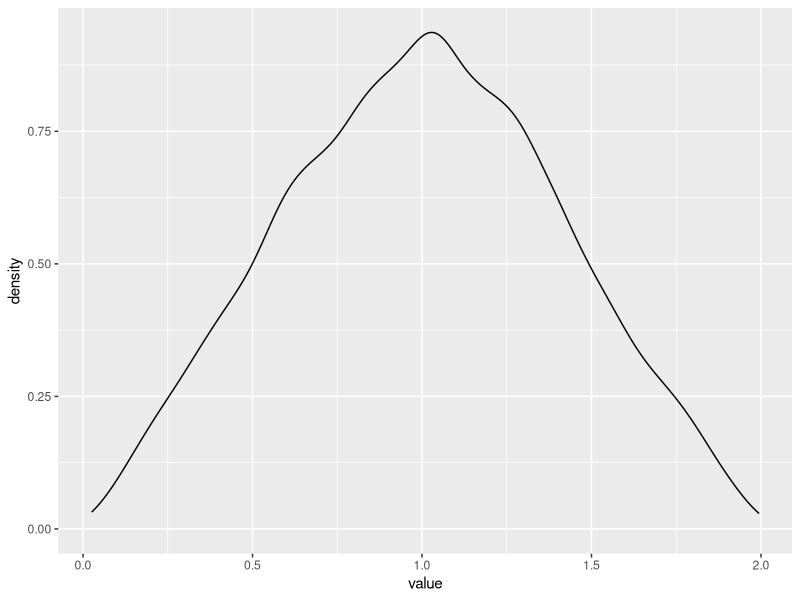
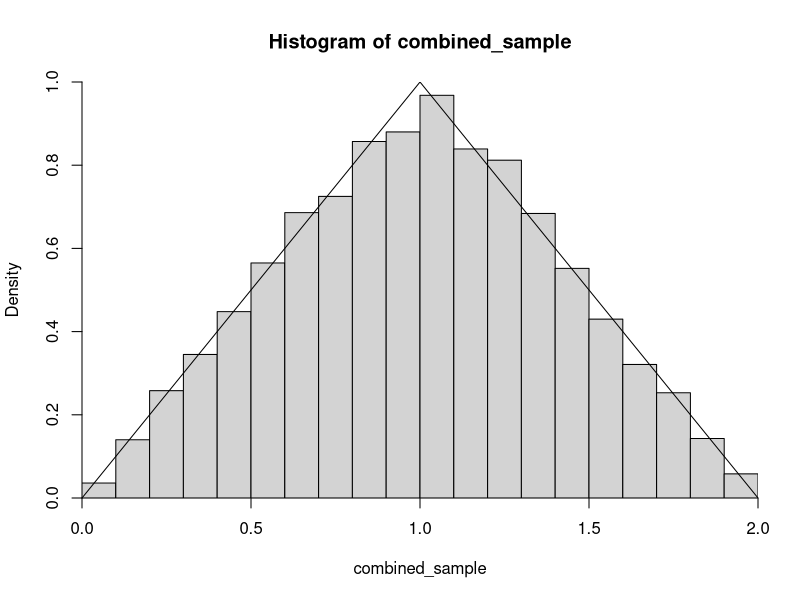
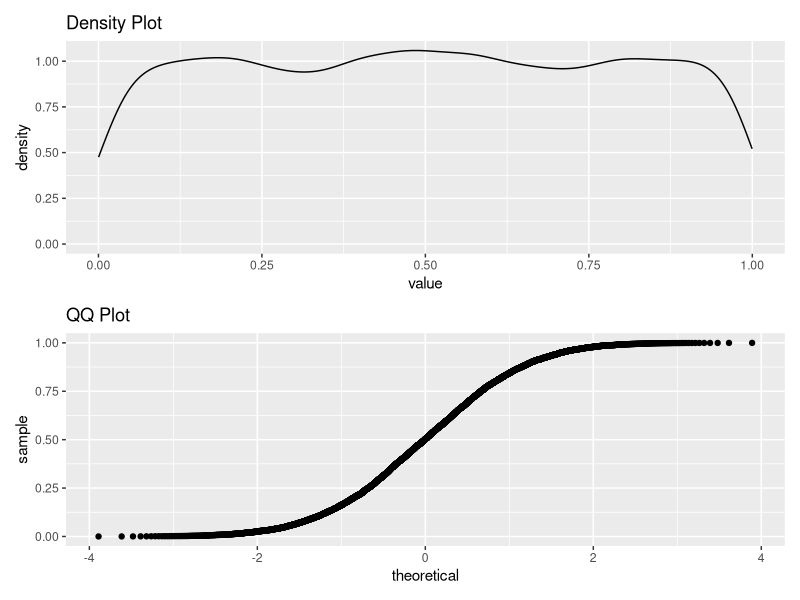
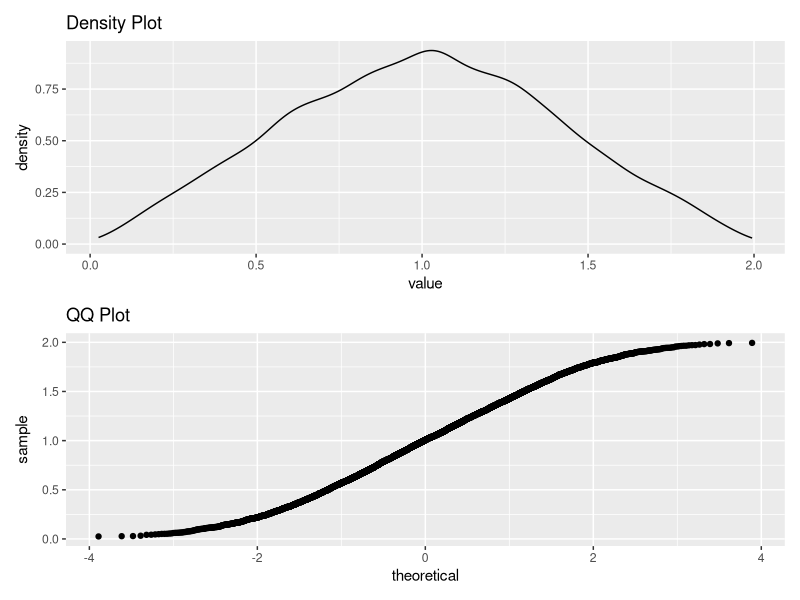
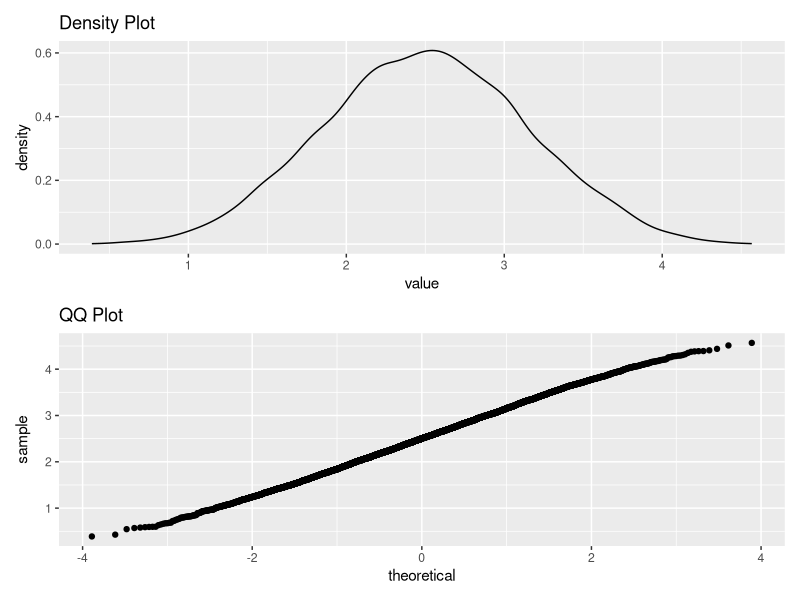
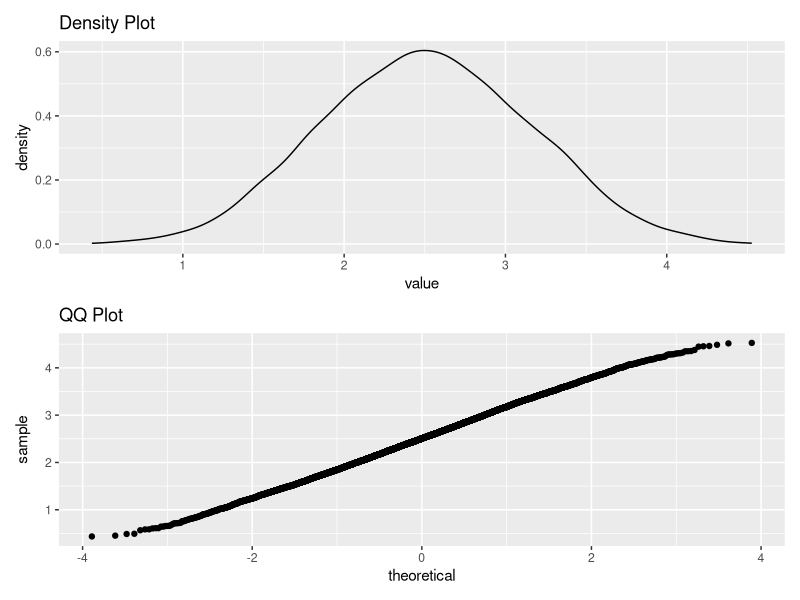

Generate these figures, in order, with R:
## ---- chunk 1
library(tidyverse)
library(patchwork)
knitr::opts_chunk$set(echo = TRUE)

## ---- chunk 2

#<Write code here>

sample_1000 <- runif(1000)

standard_deviation <- sqrt(var(sample_1000))

## ---- chunk 3

#<Write code here>

standard_deviation_function <- function(n = 1000, upper_limit = 1){
  sample <- runif(n = n, 
                    min = 0, 
                    max = upper_limit)

standard_deviation <- sqrt(var(sample))

return(standard_deviation)
  
}


standard_deviation_function(n = 50, upper_limit = 500)
## ---- chunk 4
results <- rep(as.numeric(NA), 10)
#<Write code here>

for (i in seq(1:10)){
  test <- standard_deviation_function(n = 10000, upper_limit = i)
  results[i] <- test
}

results

results[1] - results[2]
results[2] - results[3]
results[3] - results[4]
results[4] - results[5]


0.288 + 11*.288

10*.288

11*.288

## ---- chunk 5

#<Write code here>

sample_1 <- runif(n = 10000, 
                    min = 0, 
                    max = 1)
 
sample_2 <- runif(n = 10000, 
                    min = 0, 
                    max = 1)
combined_sample <- sample_1+sample_2

data <- as_tibble(combined_sample)

density_plot <-  
  ggplot2::ggplot(data)+
  ggplot2::geom_density(aes(x= value))

density_plot

## ---- chunk 6
hist(combined_sample, probability = TRUE, xaxs = "i", yaxs = "i", ylim = c(0, 1))
lines(c(-10, 0, 1, 2, 10), c(0, 0, 1, 0, 0))

## ---- chunk 7

#<Write code here>


combined_sample_5 <- runif(10000, 0, 1)
for (i in 2:5) {
  combined_sample_5 <- combined_sample_5 + runif(10000, 0, 1)
}

combined_sample_10 <- runif(10000, 0, 1)
for (i in 2:5) {
  combined_sample_10 <- combined_sample_10 + runif(10000, 0, 1)
}

tibble_1 <- as_tibble(sample_1)

tibble_2 <- as_tibble(combined_sample)

tibble_5 <- as_tibble(combined_sample_5)

tibble_10 <- as_tibble(combined_sample_10)
tables <- list(tibble_1, tibble_2, tibble_5, tibble_10)

for(i in seq_along(tables)){
 # i = 1
  density_plot <-  ggplot2::ggplot(tables[[i]])+
  ggplot2::geom_density(aes(x= value))+
  labs(title ="Density Plot", 
   
       ylab = "Density")
  
  qqplot <-   ggplot2::ggplot(tables[[i]])+
  ggplot2::geom_qq(aes(sample= value)) +
    labs(title = "QQ Plot ")
  
  print( density_plot / qqplot)


}
 


## ---- chunk 8

#<Write code here>

DeMere_A <- function(number_rolls = 10){
  sample <- as.vector(c(1L:6L))
  
    result <- sample(x = sample, size = number_rolls, 
                         replace = T)
    
    if( 6 %in% result){
      return(TRUE)
    } else {
      return(FALSE)
    }
  }
  
  





## ---- chunk 9

#<Write code here>


DeMere_B <- function(number_rolls = 10){
  sample <- as.vector(c(1L:6L))
  
    result <- sample(x = sample, size = number_rolls, 
                         replace = T)
    
    wins <- result[result==6]
    
    return(length(wins))
    
}

DeMere_B(number_rolls = 1000)

## ---- chunk 10

#<Write code here>

1-(5/6)^4

## ---- chunk 11

#<Write code here>

DeMere_24 <- function(number_rolls = 24){
  sample <- as.vector(c(1L:6L))
  
    result_1 <- as_tibble_col(sample(x = sample, 
                                     size =  number_rolls, 
                                     replace = T), 
                              column_name = "die_1")
    
    result_2 <- as_tibble_col(sample(x = sample,
                                     size = number_rolls, 
                                     replace = T), 
                              column_name = "die_2")
    
    
    
    wins_1 <- bind_cols(result_1, result_2) %>% 
      filter(die_1 == 6 & die_2 ==6)
    
    
    
    return(nrow(wins_1))
    
}

DeMere_24(number_rolls = 24)

## ---- chunk 12

#<Write code here>
DeMere_24_results <- replicate(1000, DeMere_24(24))


sum(DeMere_24_results)
## ---- chunk 13

#<Write code here>
1-(35/36)^24
## ---- chunk 14

CardNames <- c(2:10, "Jack", "Queen", "King", "Ace")
Deck <- c(paste(CardNames, "of Diamonds"),
          paste(CardNames, "of Hearts"),
          paste(CardNames, "of Clubs"),
          paste(CardNames, "of Spades"))

rm(CardNames)

print(c(head(Deck), tail(Deck)))
## ---- chunk 15
factorial(52)/ factorial(52-5)/factorial(5)

## ---- chunk 16

#<Write code here>
is_flush <- function(number_cards = 5){
  
  hand <- as_tibble_col(sample(Deck, number_cards, replace = FALSE), column_name = "hand")
  
  suites <- hand %>% 
    mutate(suite = sub(".*of ","", hand ))
  
  unique_suites <- unique(suites$suite)
  
  if(length(unique_suites) ==1){
    return(TRUE)
  }else{
    return(FALSE)
  }
  
}


is_flush(number_cards = 5)
## ---- chunk 17

#<Write code here>

flush_simulation <- replicate(10000, is_flush(number_cards = 5))


sum(flush_simulation[flush_simulation==TRUE])

## ---- chunk 18

#<Write code here>

is_straight <- function(number_cards = 5){
  
  hand <- as_tibble_col(sample(Deck, number_cards, replace = FALSE), column_name = "hand")
  
  numbers <- hand %>% 
    mutate(card_value = sub(" of.*","", hand )) %>% 
    mutate( card_value_numeric = 
              case_when(card_value == "Jack"~ "11", 
                card_value== "Queen"~ "12",
                card_value== "King"~ "13", 
                card_value== "Ace"~ "14",
                TRUE ~ card_value)
                                           ) %>% 
    mutate(card_value_numeric = as.numeric(card_value_numeric)) %>% 
    arrange(card_value_numeric) %>% 
    mutate(value_difference = card_value_numeric -lag(card_value_numeric))
    
  

  
  if(sum(numbers$value_difference, na.rm = T ) ==4){
    return(TRUE)
  }else{
    return(FALSE)
  }
  
}

straight_simulation <- replicate(10000, is_straight(number_cards = 5))


sum(straight_simulation[straight_simulation==TRUE])



## ---- chunk 19

#<Write code here>
airplane_parts <- rbinom(100,1, 0.001)
## ---- chunk 20

#<Write code here>
part_failures <- rbinom(1000000, 100, 0.001)

failure_odds <- mean(part_failures > 0)

## ---- chunk 21

#<Write code here>
sum(dbinom(1:100, 100, 0.001))


